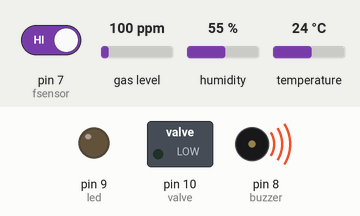
Recording of a sketch running on a simulated Arduino Uno, built with avr-gcc and run on an emulated ATmega328P. On the bench: switched loads named in the sketch (green lamp = pin HIGH), output pins drawn as LEDs (lit = HIGH), buzzer (waves = sounding, pin HIGH). The test bench sets the inputs (shaded band); at power-on: gas level 100 ppm, temperature 24 °C, pin 7 (fsensor) HIGH, humidity 55 %. What the sketch prints to the serial monitor is not drawn.

Above: at 1.2 s.
1.3 s: gas level set to 22 ppm
2.8 s: gas level set to 19 ppm
At 3.4 s:
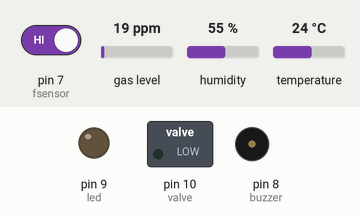
4.3 s: temperature set to 29.6 °C
7.2 s: temperature set to 30.5 °C
At 8.7 s:
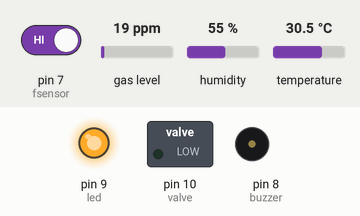
9.5 s: gas level set to 250 ppm
At 9.9 s:
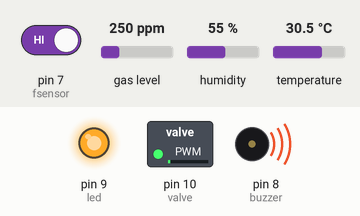
11.0 s: pin 7 (fsensor) driven LOW
At 11.8 s:
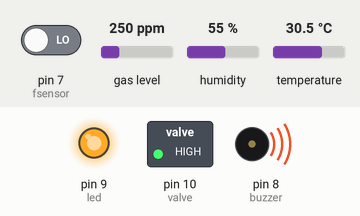
Timing chart, 0 to 13.5 s (numbered marks = the images above; inputs shaded):
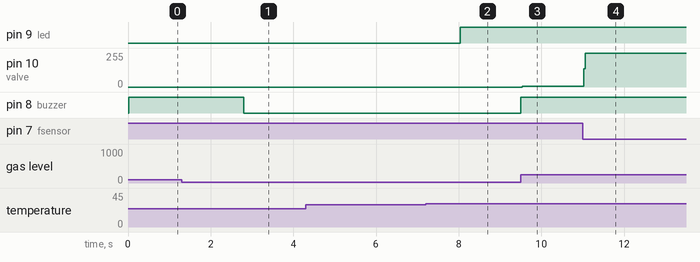

The sketch:

uno.ino
```cpp
/* Project Skripsi
    Sistem Deteksi Kebakaran Berbasis IoT
    Serial Communication between Arduino Uno and Wemos ESP32
*/

//Masukkan library yang dibutuhkan
#include "DHT.h"
#include <SoftwareSerial.h>
SoftwareSerial mySerial (3, 4); //RX, TX
#include <MQUnifiedsensor.h>

//Atur pake DHT tipe apa dan colok di pin brp
#define DHTPIN 6
#define DHTTYPE DHT21
DHT dht (DHTPIN, DHTTYPE);

//Set up untuk MQ2 (Base on example code for MQ2)
#define placa "Arduino UNO"
#define Voltage_Resolution 5
#define pin A0 //Analog input 0 of your arduino
#define type "MQ-2" //MQ2
#define ADC_Bit_Resolution 10 // For arduino UNO/MEGA/NANO
#define RatioMQ2CleanAir 9.83//RS / R0 = 9.83 ppm

MQUnifiedsensor MQ2(placa, Voltage_Resolution, ADC_Bit_Resolution, pin, type);

//Pilihan untuk jenis gas apa yang ingin digunakan
// 6 jumlah elemen dalam setiap array dan 10 panjang maks karakter dalam 1 elemen
char jenisgas[6][10] = {"H2", "LPG", "CO", "Alcohol", "Propane"};
float gasA[6] = {987.99, 574.25, 36974, 3616.1, 658.71};
float gasB[6] = { -2.162, -2.222, -3.109, -2.675, -2.168};
int itemcheck = 1;

String data;
char c;

//Deklarasi untuk flame sensor
int fsensor = 7;
String firestatus = "";

int led = 9;
int buzzer = 8;
int valve = 10;

void setup() {
  Serial.begin(115200); //Baudrate harus sama dengan WeMos
  mySerial.begin(115200); //Baudrate untuk berkomunikasi dengan WeMos
  pinMode(fsensor, INPUT);//define F_Sensor input pin
  MQ2.setRegressionMethod(1); //_PPM =  a*ratio^b
  MQ2.setA(gasA[itemcheck]); MQ2.setB(gasB[itemcheck]); // Configurate the ecuation values to get CO2 concentration
  MQ2.init();
  Serial.print("Calibrating please wait.");
  float calcR0 = 0;
  for (int i = 1; i <= 10; i ++)
  {
    MQ2.update(); // Update data, the arduino will be read the voltage on the analog pin
    calcR0 += MQ2.calibrate(RatioMQ2CleanAir);
    Serial.print(".");
  }
  MQ2.setR0(calcR0 / 10);
  Serial.println("  done!.");
  if (isinf(calcR0)) {
    Serial.println("Warning: Conection issue founded, R0 is infite (Open circuit detected) please check your wiring and supply");
    while (1);
  }
  if (calcR0 == 0) {
    Serial.println("Warning: Conection issue founded, R0 is zero (Analog pin with short circuit to ground) please check your wiring and supply");
    while (1);
  }
  /*****************************  MQ CAlibration ********************************************/
  dht.begin();
  delay(10);
}

void loop() {
  pinMode(led, OUTPUT);
  pinMode(buzzer, OUTPUT);
  pinMode(valve, OUTPUT);

  float t = dht.readTemperature();

  MQ2.update(); // Update data, the arduino will be read the voltage on the analog pin
  float hasil = MQ2.readSensor(); // Sensor will read PPM concentration using the model and a and b values setted before or in the setup
  //      Serial.print(jenisgas[itemcheck]);Serial.print(" : ");Serial.print(hasil);Serial.println(" PPM");

  int fire = digitalRead(fsensor);

  if (isnan(t)) {
    Serial.println(F("Failed to read from DHT sensor!"));
    return;
  }

  //  if (t > 29)
  //  {
  //    digitalWrite(led, HIGH);
  //  }
  //  else {
  //    digitalWrite(led, LOW);
  //  }
  //
  //  if (hasil > 10)
  //  {
  //    digitalWrite(buzzer, HIGH);
  //  }
  //
  //  else {
  //    digitalWrite(buzzer, LOW);
  //  }
  //
  //  if(fire == LOW){
  //    digitalWrite(led, HIGH);
  //    digitalWrite(buzzer, HIGH);
  //    digitalWrite(valve, HIGH);
  //  }
  //
  //  else{
  //    digitalWrite(led, LOW);
  //    digitalWrite(buzzer, LOW);
  //    digitalWrite(valve, LOW);
  //  }

  if (t > 30 && hasil > 20) {
    digitalWrite(led, HIGH);
    digitalWrite(buzzer, HIGH);
    digitalWrite(valve, HIGH);
  } else if (t > 30) {
    digitalWrite(led, HIGH);
  } else {
    digitalWrite(led, LOW);
  }

  if (hasil > 20) {
    digitalWrite(buzzer, HIGH);
  } else {
    digitalWrite(buzzer, LOW);
  }

  if (t > 30 && hasil > 20 && fire == LOW) {
    digitalWrite(led, HIGH);
    digitalWrite(buzzer, HIGH);
    digitalWrite(valve, HIGH);
  } else {
    digitalWrite(valve, LOW);
  }

  while (mySerial.available() > 0) {
    c = mySerial.read();
    data += c;
  }

  data.trim();

  if (data.length() > 0) {
    Serial.println(data);
    if (data == "minta") { //Kata minta dari WeMos

      Serial.print(F("Temperature 1: "));
      Serial.print(t);
      Serial.print(F("°C Propane: "));
      Serial.print(hasil);

      mySerial.print(t);
      mySerial.print('#');
      mySerial.print(hasil);
      mySerial.print('#');
      mySerial.print(firestatus);

      if (fire == LOW) {
        firestatus = " Fire Detected";
        Serial.print(firestatus);
        //        delay(3000);
      }
      else
      {
        firestatus = " No Fire";
        Serial.print(firestatus);
      }
    } else {
      Serial.println("waiting for request from ESP32"); //Menunggu request dari WeMos
    }

    data = "";
  }
}
```

Measured:
- the behaviour switches between 21 and 20 ppm on gas level (found by bisection; images 0 and 1)
- the behaviour switches between 30 and 30.1 °C on temperature (found by bisection; images 1 and 2)
- after the input at 1.3 s, every drawn part: stays the same
- after the input at 2.8 s, pin 8 (buzzer): HIGH → LOW at once
- after the input at 4.3 s, every drawn part: stays the same
- after the input at 7.2 s, pin 9 (led): LOW → HIGH after 0.84 s
- after the input at 9.5 s, pin 10 (valve): 0/255 → 7/255 at once; pin 8 (buzzer): LOW → HIGH at once
- after the input at 11.0 s, pin 10 (valve): 7/255 → 255/255 at once
